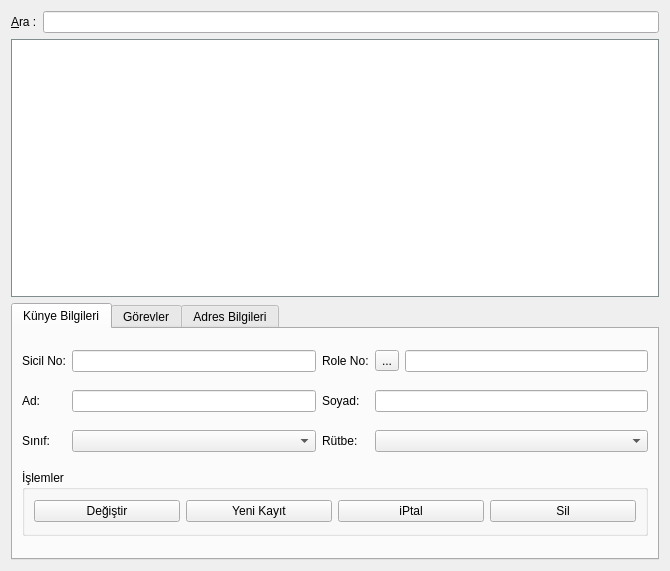
<ui version="4.0" >
 <class>FormPersonel</class>
 <widget class="QWidget" name="FormPersonel" >
  <property name="geometry" >
   <rect>
    <x>0</x>
    <y>0</y>
    <width>670</width>
    <height>571</height>
   </rect>
  </property>
  <property name="windowTitle" >
   <string>Personel</string>
  </property>
  <property name="windowIcon" >
   <iconset/>
  </property>
  <layout class="QGridLayout" >
   <item row="0" column="0" >
    <widget class="QLabel" name="label_3" >
     <property name="text" >
      <string>&amp;Ara :</string>
     </property>
     <property name="buddy" >
      <cstring>arama_kutusu</cstring>
     </property>
    </widget>
   </item>
   <item row="0" column="1" >
    <widget class="QLineEdit" name="arama_kutusu" />
   </item>
   <item row="1" column="0" colspan="2" >
    <widget class="QTableView" name="personel_tablo" >
     <property name="minimumSize" >
      <size>
       <width>0</width>
       <height>172</height>
      </size>
     </property>
     <property name="palette" >
      <palette>
       <active>
        <colorrole role="WindowText" >
         <brush brushstyle="SolidPattern" >
          <color alpha="255" >
           <red>0</red>
           <green>0</green>
           <blue>0</blue>
          </color>
         </brush>
        </colorrole>
        <colorrole role="Button" >
         <brush brushstyle="SolidPattern" >
          <color alpha="255" >
           <red>167</red>
           <green>181</green>
           <blue>186</blue>
          </color>
         </brush>
        </colorrole>
        <colorrole role="Light" >
         <brush brushstyle="SolidPattern" >
          <color alpha="255" >
           <red>253</red>
           <green>255</green>
           <blue>255</blue>
          </color>
         </brush>
        </colorrole>
        <colorrole role="Midlight" >
         <brush brushstyle="SolidPattern" >
          <color alpha="255" >
           <red>210</red>
           <green>218</green>
           <blue>220</blue>
          </color>
         </brush>
        </colorrole>
        <colorrole role="Dark" >
         <brush brushstyle="SolidPattern" >
          <color alpha="255" >
           <red>83</red>
           <green>90</green>
           <blue>93</blue>
          </color>
         </brush>
        </colorrole>
        <colorrole role="Mid" >
         <brush brushstyle="SolidPattern" >
          <color alpha="255" >
           <red>111</red>
           <green>121</green>
           <blue>124</blue>
          </color>
         </brush>
        </colorrole>
        <colorrole role="Text" >
         <brush brushstyle="SolidPattern" >
          <color alpha="255" >
           <red>0</red>
           <green>0</green>
           <blue>0</blue>
          </color>
         </brush>
        </colorrole>
        <colorrole role="BrightText" >
         <brush brushstyle="SolidPattern" >
          <color alpha="255" >
           <red>255</red>
           <green>255</green>
           <blue>255</blue>
          </color>
         </brush>
        </colorrole>
        <colorrole role="ButtonText" >
         <brush brushstyle="SolidPattern" >
          <color alpha="255" >
           <red>0</red>
           <green>0</green>
           <blue>0</blue>
          </color>
         </brush>
        </colorrole>
        <colorrole role="Base" >
         <brush brushstyle="SolidPattern" >
          <color alpha="255" >
           <red>255</red>
           <green>255</green>
           <blue>255</blue>
          </color>
         </brush>
        </colorrole>
        <colorrole role="Window" >
         <brush brushstyle="SolidPattern" >
          <color alpha="255" >
           <red>167</red>
           <green>181</green>
           <blue>186</blue>
          </color>
         </brush>
        </colorrole>
        <colorrole role="Shadow" >
         <brush brushstyle="SolidPattern" >
          <color alpha="255" >
           <red>0</red>
           <green>0</green>
           <blue>0</blue>
          </color>
         </brush>
        </colorrole>
        <colorrole role="AlternateBase" >
         <brush brushstyle="SolidPattern" >
          <color alpha="255" >
           <red>211</red>
           <green>218</green>
           <blue>220</blue>
          </color>
         </brush>
        </colorrole>
       </active>
       <inactive>
        <colorrole role="WindowText" >
         <brush brushstyle="SolidPattern" >
          <color alpha="255" >
           <red>0</red>
           <green>0</green>
           <blue>0</blue>
          </color>
         </brush>
        </colorrole>
        <colorrole role="Button" >
         <brush brushstyle="SolidPattern" >
          <color alpha="255" >
           <red>167</red>
           <green>181</green>
           <blue>186</blue>
          </color>
         </brush>
        </colorrole>
        <colorrole role="Light" >
         <brush brushstyle="SolidPattern" >
          <color alpha="255" >
           <red>253</red>
           <green>255</green>
           <blue>255</blue>
          </color>
         </brush>
        </colorrole>
        <colorrole role="Midlight" >
         <brush brushstyle="SolidPattern" >
          <color alpha="255" >
           <red>210</red>
           <green>218</green>
           <blue>220</blue>
          </color>
         </brush>
        </colorrole>
        <colorrole role="Dark" >
         <brush brushstyle="SolidPattern" >
          <color alpha="255" >
           <red>83</red>
           <green>90</green>
           <blue>93</blue>
          </color>
         </brush>
        </colorrole>
        <colorrole role="Mid" >
         <brush brushstyle="SolidPattern" >
          <color alpha="255" >
           <red>111</red>
           <green>121</green>
           <blue>124</blue>
          </color>
         </brush>
        </colorrole>
        <colorrole role="Text" >
         <brush brushstyle="SolidPattern" >
          <color alpha="255" >
           <red>0</red>
           <green>0</green>
           <blue>0</blue>
          </color>
         </brush>
        </colorrole>
        <colorrole role="BrightText" >
         <brush brushstyle="SolidPattern" >
          <color alpha="255" >
           <red>255</red>
           <green>255</green>
           <blue>255</blue>
          </color>
         </brush>
        </colorrole>
        <colorrole role="ButtonText" >
         <brush brushstyle="SolidPattern" >
          <color alpha="255" >
           <red>0</red>
           <green>0</green>
           <blue>0</blue>
          </color>
         </brush>
        </colorrole>
        <colorrole role="Base" >
         <brush brushstyle="SolidPattern" >
          <color alpha="255" >
           <red>255</red>
           <green>255</green>
           <blue>255</blue>
          </color>
         </brush>
        </colorrole>
        <colorrole role="Window" >
         <brush brushstyle="SolidPattern" >
          <color alpha="255" >
           <red>167</red>
           <green>181</green>
           <blue>186</blue>
          </color>
         </brush>
        </colorrole>
        <colorrole role="Shadow" >
         <brush brushstyle="SolidPattern" >
          <color alpha="255" >
           <red>0</red>
           <green>0</green>
           <blue>0</blue>
          </color>
         </brush>
        </colorrole>
        <colorrole role="AlternateBase" >
         <brush brushstyle="SolidPattern" >
          <color alpha="255" >
           <red>211</red>
           <green>218</green>
           <blue>220</blue>
          </color>
         </brush>
        </colorrole>
       </inactive>
       <disabled>
        <colorrole role="WindowText" >
         <brush brushstyle="SolidPattern" >
          <color alpha="255" >
           <red>83</red>
           <green>90</green>
           <blue>93</blue>
          </color>
         </brush>
        </colorrole>
        <colorrole role="Button" >
         <brush brushstyle="SolidPattern" >
          <color alpha="255" >
           <red>167</red>
           <green>181</green>
           <blue>186</blue>
          </color>
         </brush>
        </colorrole>
        <colorrole role="Light" >
         <brush brushstyle="SolidPattern" >
          <color alpha="255" >
           <red>253</red>
           <green>255</green>
           <blue>255</blue>
          </color>
         </brush>
        </colorrole>
        <colorrole role="Midlight" >
         <brush brushstyle="SolidPattern" >
          <color alpha="255" >
           <red>210</red>
           <green>218</green>
           <blue>220</blue>
          </color>
         </brush>
        </colorrole>
        <colorrole role="Dark" >
         <brush brushstyle="SolidPattern" >
          <color alpha="255" >
           <red>83</red>
           <green>90</green>
           <blue>93</blue>
          </color>
         </brush>
        </colorrole>
        <colorrole role="Mid" >
         <brush brushstyle="SolidPattern" >
          <color alpha="255" >
           <red>111</red>
           <green>121</green>
           <blue>124</blue>
          </color>
         </brush>
        </colorrole>
        <colorrole role="Text" >
         <brush brushstyle="SolidPattern" >
          <color alpha="255" >
           <red>83</red>
           <green>90</green>
           <blue>93</blue>
          </color>
         </brush>
        </colorrole>
        <colorrole role="BrightText" >
         <brush brushstyle="SolidPattern" >
          <color alpha="255" >
           <red>255</red>
           <green>255</green>
           <blue>255</blue>
          </color>
         </brush>
        </colorrole>
        <colorrole role="ButtonText" >
         <brush brushstyle="SolidPattern" >
          <color alpha="255" >
           <red>83</red>
           <green>90</green>
           <blue>93</blue>
          </color>
         </brush>
        </colorrole>
        <colorrole role="Base" >
         <brush brushstyle="SolidPattern" >
          <color alpha="255" >
           <red>167</red>
           <green>181</green>
           <blue>186</blue>
          </color>
         </brush>
        </colorrole>
        <colorrole role="Window" >
         <brush brushstyle="SolidPattern" >
          <color alpha="255" >
           <red>167</red>
           <green>181</green>
           <blue>186</blue>
          </color>
         </brush>
        </colorrole>
        <colorrole role="Shadow" >
         <brush brushstyle="SolidPattern" >
          <color alpha="255" >
           <red>0</red>
           <green>0</green>
           <blue>0</blue>
          </color>
         </brush>
        </colorrole>
        <colorrole role="AlternateBase" >
         <brush brushstyle="SolidPattern" >
          <color alpha="255" >
           <red>167</red>
           <green>181</green>
           <blue>186</blue>
          </color>
         </brush>
        </colorrole>
       </disabled>
      </palette>
     </property>
     <property name="mouseTracking" >
      <bool>true</bool>
     </property>
     <property name="focusPolicy" >
      <enum>Qt::ClickFocus</enum>
     </property>
     <property name="contextMenuPolicy" >
      <enum>Qt::ActionsContextMenu</enum>
     </property>
     <property name="acceptDrops" >
      <bool>false</bool>
     </property>
     <property name="frameShape" >
      <enum>QFrame::StyledPanel</enum>
     </property>
     <property name="frameShadow" >
      <enum>QFrame::Sunken</enum>
     </property>
     <property name="editTriggers" >
      <set>QAbstractItemView::AllEditTriggers</set>
     </property>
     <property name="tabKeyNavigation" >
      <bool>false</bool>
     </property>
     <property name="alternatingRowColors" >
      <bool>true</bool>
     </property>
     <property name="selectionMode" >
      <enum>QAbstractItemView::SingleSelection</enum>
     </property>
     <property name="selectionBehavior" >
      <enum>QAbstractItemView::SelectRows</enum>
     </property>
     <property name="gridStyle" >
      <enum>Qt::DashLine</enum>
     </property>
     <property name="sortingEnabled" >
      <bool>true</bool>
     </property>
    </widget>
   </item>
   <item row="2" column="0" colspan="2" >
    <widget class="QTabWidget" name="tabWidget" >
     <property name="currentIndex" >
      <number>0</number>
     </property>
     <widget class="QWidget" name="tab" >
      <attribute name="title" >
       <string>Künye Bilgileri</string>
      </attribute>
      <layout class="QGridLayout" >
       <item row="0" column="0" >
        <widget class="QLabel" name="label" >
         <property name="text" >
          <string>Sicil No:</string>
         </property>
        </widget>
       </item>
       <item row="0" column="1" >
        <widget class="QLineEdit" name="LeSicilNo" />
       </item>
       <item row="0" column="2" >
        <widget class="QLabel" name="label_7" >
         <property name="text" >
          <string>Role No:</string>
         </property>
        </widget>
       </item>
       <item row="0" column="3" >
        <widget class="QToolButton" name="TbRoleSec" >
         <property name="text" >
          <string>...</string>
         </property>
        </widget>
       </item>
       <item row="0" column="4" >
        <widget class="QLineEdit" name="LeRoleNo" />
       </item>
       <item row="1" column="0" >
        <widget class="QLabel" name="label_4" >
         <property name="text" >
          <string>Ad:</string>
         </property>
        </widget>
       </item>
       <item row="1" column="1" >
        <widget class="QLineEdit" name="LeAd" />
       </item>
       <item row="1" column="2" >
        <widget class="QLabel" name="label_5" >
         <property name="text" >
          <string>Soyad:</string>
         </property>
        </widget>
       </item>
       <item row="1" column="3" colspan="2" >
        <widget class="QLineEdit" name="LeSoyad" />
       </item>
       <item row="2" column="0" >
        <widget class="QLabel" name="label_2" >
         <property name="text" >
          <string>Sınıf:</string>
         </property>
        </widget>
       </item>
       <item row="2" column="1" >
        <widget class="QComboBox" name="CbSinif" />
       </item>
       <item row="2" column="2" >
        <widget class="QLabel" name="label_6" >
         <property name="text" >
          <string>Rütbe:</string>
         </property>
        </widget>
       </item>
       <item row="2" column="3" colspan="2" >
        <widget class="QComboBox" name="CbRutbe" />
       </item>
       <item row="3" column="0" colspan="5" >
        <widget class="QGroupBox" name="groupBox" >
         <property name="maximumSize" >
          <size>
           <width>16777215</width>
           <height>66</height>
          </size>
         </property>
         <property name="title" >
          <string>İşlemler</string>
         </property>
         <layout class="QGridLayout" >
          <property name="leftMargin" >
           <number>9</number>
          </property>
          <property name="topMargin" >
           <number>9</number>
          </property>
          <property name="rightMargin" >
           <number>9</number>
          </property>
          <property name="bottomMargin" >
           <number>9</number>
          </property>
          <property name="horizontalSpacing" >
           <number>6</number>
          </property>
          <property name="verticalSpacing" >
           <number>6</number>
          </property>
          <item row="0" column="0" >
           <widget class="QPushButton" name="pBDegistir" >
            <property name="text" >
             <string>Değiştir</string>
            </property>
            <property name="icon" >
             <iconset resource="ikon.qrc" >:/ikonlar/cnr-update.png</iconset>
            </property>
           </widget>
          </item>
          <item row="0" column="1" >
           <widget class="QPushButton" name="pBKaydet" >
            <property name="text" >
             <string>Yeni Kayıt</string>
            </property>
            <property name="icon" >
             <iconset resource="ikon.qrc" >:/ikonlar/filesaveas.png</iconset>
            </property>
           </widget>
          </item>
          <item row="0" column="2" >
           <widget class="QPushButton" name="pBiptal" >
            <property name="text" >
             <string>iPtal</string>
            </property>
            <property name="icon" >
             <iconset resource="ikon.qrc" >:/ikonlar/edit_remove.png</iconset>
            </property>
           </widget>
          </item>
          <item row="0" column="3" >
           <widget class="QPushButton" name="pBSil" >
            <property name="text" >
             <string>Sil</string>
            </property>
            <property name="icon" >
             <iconset resource="ikon.qrc" >:/ikonlar/eraser.png</iconset>
            </property>
           </widget>
          </item>
         </layout>
        </widget>
       </item>
      </layout>
     </widget>
     <widget class="QWidget" name="tab_2" >
      <attribute name="title" >
       <string>Görevler</string>
      </attribute>
      <layout class="QGridLayout" >
       <item row="0" column="0" >
        <widget class="QTableView" name="tablo_mevcut_gorevler" >
         <property name="contextMenuPolicy" >
          <enum>Qt::ActionsContextMenu</enum>
         </property>
         <property name="selectionMode" >
          <enum>QAbstractItemView::SingleSelection</enum>
         </property>
         <property name="selectionBehavior" >
          <enum>QAbstractItemView::SelectRows</enum>
         </property>
        </widget>
       </item>
      </layout>
     </widget>
     <widget class="QWidget" name="tab_4" >
      <attribute name="title" >
       <string>Adres Bilgileri</string>
      </attribute>
      <layout class="QGridLayout" >
       <item row="0" column="0" >
        <widget class="QFrame" name="adreslerFrame" >
         <property name="frameShape" >
          <enum>QFrame::StyledPanel</enum>
         </property>
         <property name="frameShadow" >
          <enum>QFrame::Raised</enum>
         </property>
        </widget>
       </item>
      </layout>
     </widget>
    </widget>
   </item>
  </layout>
  <action name="actionSil" >
   <property name="icon" >
    <iconset resource="ikon.qrc" >:/ikonlar/eraser.png</iconset>
   </property>
   <property name="text" >
    <string>Sil</string>
   </property>
  </action>
  <action name="actionGorevSil" >
   <property name="icon" >
    <iconset resource="ikon.qrc" >:/ikonlar/eraser.png</iconset>
   </property>
   <property name="text" >
    <string>GorevSil</string>
   </property>
  </action>
  <action name="actionGorev_Ekle" >
   <property name="icon" >
    <iconset resource="ikon.qrc" >:/ikonlar/onayla.png</iconset>
   </property>
   <property name="text" >
    <string>Gorev Ekle</string>
   </property>
  </action>
 </widget>
 <tabstops>
  <tabstop>arama_kutusu</tabstop>
  <tabstop>personel_tablo</tabstop>
 </tabstops>
 <resources>
  <include location="ikon.qrc" />
 </resources>
 <connections/>
</ui>
